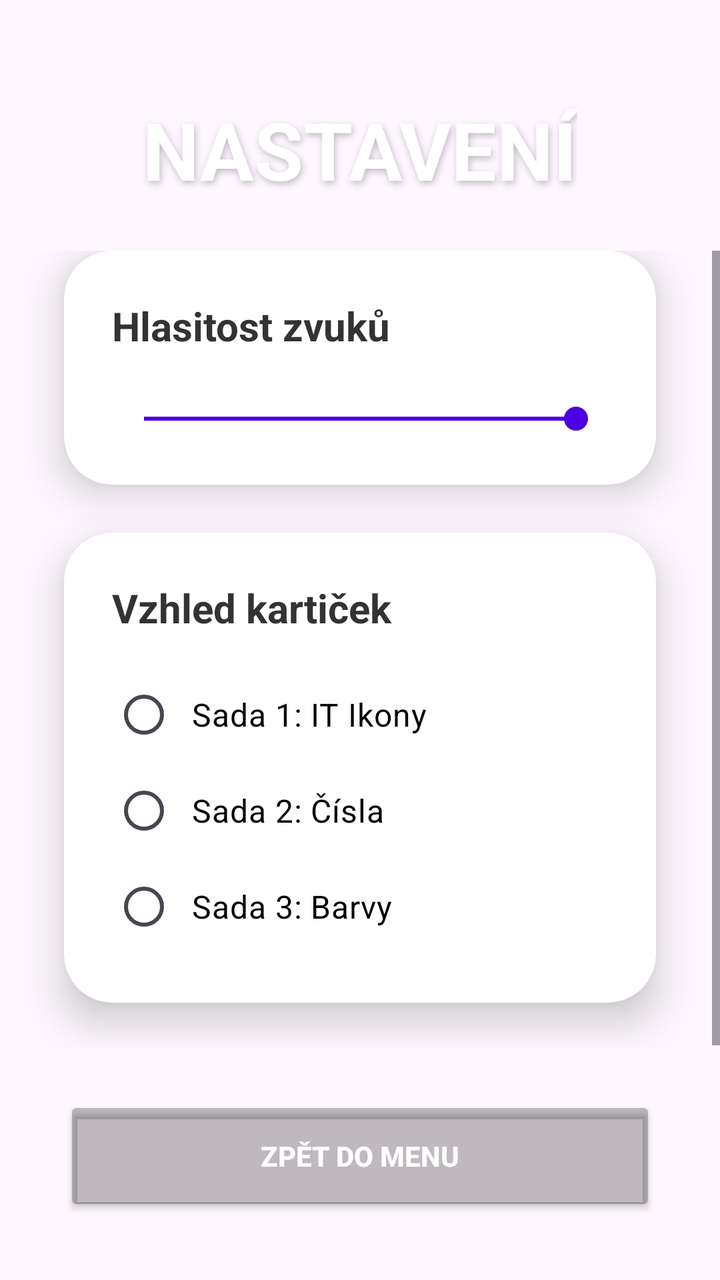
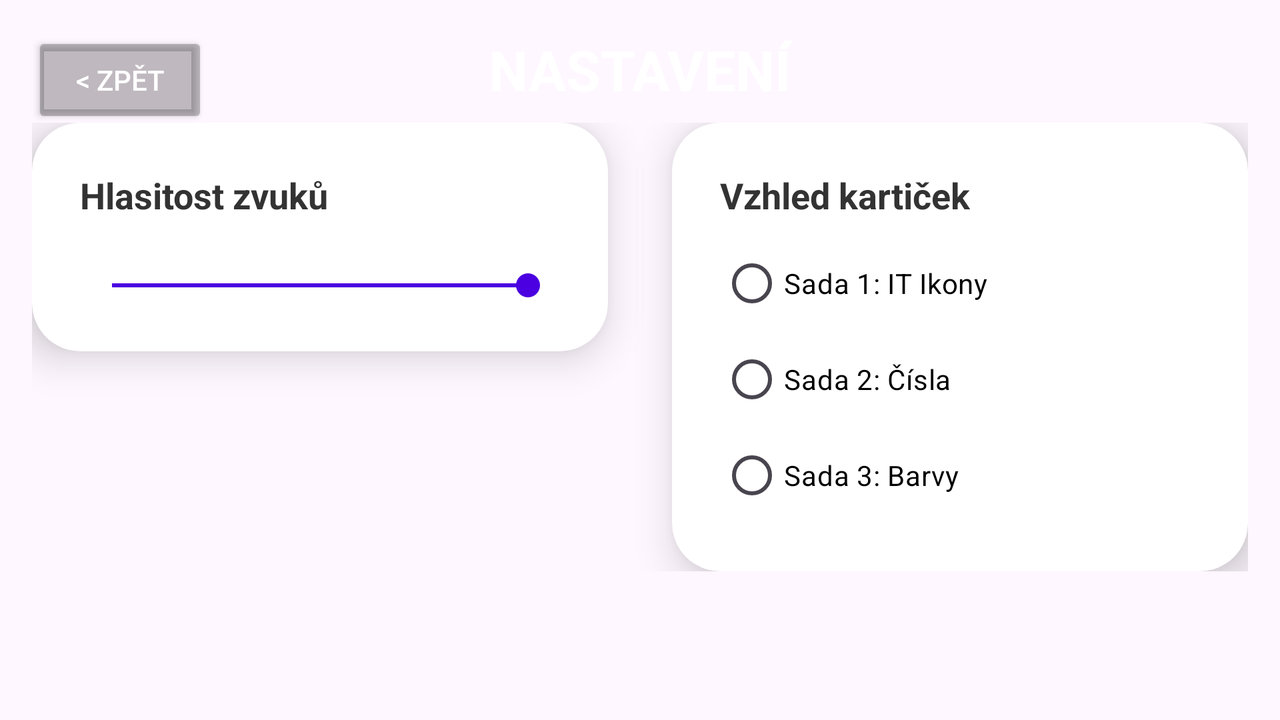

An Android layout and its configuration variant, each rendered on a device that would load it. The default file and the variant file are quoted in full after the pictures.
<!-- AndroidManifest.xml: application theme Theme.TrueeGame -->
<!-- res/layout/activity_settings.xml -->
<?xml version="1.0" encoding="utf-8"?>
<androidx.constraintlayout.widget.ConstraintLayout xmlns:android="http://schemas.android.com/apk/res/android"
    xmlns:app="http://schemas.android.com/apk/res-auto"
    android:id="@+id/main"
    android:layout_width="match_parent"
    android:layout_height="match_parent"
    android:background="@drawable/bg_gradient">

    <TextView
        android:id="@+id/tv_title"
        android:layout_width="wrap_content"
        android:layout_height="wrap_content"
        android:text="NASTAVENÍ"
        android:textColor="#FFFFFF"
        android:textSize="40sp"
        android:textStyle="bold"
        android:shadowColor="#40000000"
        android:shadowDx="2"
        android:shadowDy="4"
        android:shadowRadius="8"
        app:layout_constraintTop_toTopOf="parent"
        app:layout_constraintStart_toStartOf="parent"
        app:layout_constraintEnd_toEndOf="parent"
        android:layout_marginTop="48dp"/>

    <ScrollView
        android:layout_width="match_parent"
        android:layout_height="0dp"
        android:layout_marginTop="24dp"
        android:layout_marginBottom="24dp"
        app:layout_constraintTop_toBottomOf="@+id/tv_title"
        app:layout_constraintBottom_toTopOf="@+id/btn_back">

        <LinearLayout
            android:layout_width="match_parent"
            android:layout_height="wrap_content"
            android:orientation="vertical">

            <androidx.cardview.widget.CardView
                android:layout_width="match_parent"
                android:layout_height="wrap_content"
                android:layout_marginStart="32dp"
                android:layout_marginEnd="32dp"
                android:layout_marginBottom="24dp"
                app:cardBackgroundColor="@color/card_background"
                app:cardCornerRadius="24dp"
                app:cardElevation="12dp"> <LinearLayout
                android:layout_width="match_parent"
                android:layout_height="wrap_content"
                android:orientation="vertical"
                android:padding="24dp">

                <TextView
                    android:layout_width="wrap_content"
                    android:layout_height="wrap_content"
                    android:text="Hlasitost zvuků"
                    android:textSize="20sp"
                    android:textStyle="bold"
                    android:textColor="@color/text_primary"/> <SeekBar
                android:id="@+id/seekbar_volume"
                android:layout_width="match_parent"
                android:layout_height="wrap_content"
                android:layout_marginTop="24dp"
                android:max="100"
                android:progress="100"
                android:progressTint="#4A00E0"
                android:thumbTint="#4A00E0"/>
            </LinearLayout>
            </androidx.cardview.widget.CardView>

            <androidx.cardview.widget.CardView
                android:layout_width="match_parent"
                android:layout_height="wrap_content"
                android:layout_marginStart="32dp"
                android:layout_marginEnd="32dp"
                android:layout_marginBottom="24dp"
                app:cardBackgroundColor="@color/card_background"
                app:cardCornerRadius="24dp"
                app:cardElevation="12dp"> <LinearLayout
                android:layout_width="match_parent"
                android:layout_height="wrap_content"
                android:orientation="vertical"
                android:padding="24dp">

                <TextView
                    android:layout_width="wrap_content"
                    android:layout_height="wrap_content"
                    android:text="Vzhled kartiček"
                    android:textSize="20sp"
                    android:textStyle="bold"
                    android:textColor="@color/text_primary"/> <RadioGroup
                android:id="@+id/rg_card_sets"
                android:layout_width="match_parent"
                android:layout_height="wrap_content"
                android:layout_marginTop="16dp">

                <RadioButton
                    android:id="@+id/rb_set_1"
                    android:layout_width="match_parent"
                    android:layout_height="wrap_content"
                    android:text="Sada 1: IT Ikony"
                    android:textSize="16sp"
                    android:textColor="@color/text_radio"
                    android:padding="8dp"
                    android:buttonTint="#4A00E0"/> <RadioButton
                android:id="@+id/rb_set_2"
                android:layout_width="match_parent"
                android:layout_height="wrap_content"
                android:text="Sada 2: Čísla"
                android:textSize="16sp"
                android:textColor="@color/text_radio"
                android:padding="8dp"
                android:buttonTint="#4A00E0"/> <RadioButton
                android:id="@+id/rb_set_3"
                android:layout_width="match_parent"
                android:layout_height="wrap_content"
                android:text="Sada 3: Barvy"
                android:textSize="16sp"
                android:textColor="@color/text_radio"
                android:padding="8dp"
                android:buttonTint="#4A00E0"/> </RadioGroup>
            </LinearLayout>
            </androidx.cardview.widget.CardView>

        </LinearLayout>
    </ScrollView>

    <Button
        android:id="@+id/btn_back"
        android:layout_width="0dp"
        android:layout_height="60dp"
        android:text="Zpět do menu"
        android:backgroundTint="#40000000"
        android:textColor="#FFFFFF"
        android:textStyle="bold"
        app:cornerRadius="30dp"
        app:layout_constraintBottom_toBottomOf="parent"
        app:layout_constraintStart_toStartOf="parent"
        app:layout_constraintEnd_toEndOf="parent"
        android:layout_marginStart="32dp"
        android:layout_marginEnd="32dp"
        android:layout_marginBottom="32dp"/>

</androidx.constraintlayout.widget.ConstraintLayout>
<!-- resources referenced by this layout -->
<resources>
  <color name="card_background">#FFFFFF</color>
  <color name="text_primary">#333333</color>
  <color name="text_radio">#000000</color>
  <style name="Theme.TrueeGame" parent="Base.Theme.TrueeGame" />
  <style name="Base.Theme.TrueeGame" parent="Theme.Material3.DayNight.NoActionBar">
          
          
      </style>
</resources>
<!-- res/layout-land/activity_settings.xml (the author's variant of the layout above) -->
<!-- drawn on the phone turned sideways -->
<?xml version="1.0" encoding="utf-8"?>
<androidx.constraintlayout.widget.ConstraintLayout xmlns:android="http://schemas.android.com/apk/res/android"
    xmlns:app="http://schemas.android.com/apk/res-auto"
    android:id="@+id/main"
    android:layout_width="match_parent"
    android:layout_height="match_parent"
    android:background="@drawable/bg_gradient">

    <TextView
        android:id="@+id/tv_title"
        android:layout_width="wrap_content"
        android:layout_height="wrap_content"
        android:text="NASTAVENÍ"
        android:textColor="#FFFFFF"
        android:textSize="28sp"
        android:textStyle="bold"
        app:layout_constraintTop_toTopOf="parent"
        app:layout_constraintStart_toStartOf="parent"
        app:layout_constraintEnd_toEndOf="parent"
        android:layout_marginTop="16dp"/>

    <Button
        android:id="@+id/btn_back"
        android:layout_width="wrap_content"
        android:layout_height="wrap_content"
        android:text="&lt; Zpět"
        android:backgroundTint="#40000000"
        android:textColor="#FFFFFF"
        app:cornerRadius="20dp"
        app:layout_constraintStart_toStartOf="parent"
        app:layout_constraintTop_toTopOf="parent"
        android:layout_marginStart="16dp"
        android:layout_marginTop="16dp"/>

    <ScrollView
        android:layout_width="match_parent"
        android:layout_height="0dp"
        android:layout_marginTop="8dp"
        app:layout_constraintTop_toBottomOf="@+id/tv_title"
        app:layout_constraintBottom_toBottomOf="parent">

        <LinearLayout
            android:layout_width="match_parent"
            android:layout_height="wrap_content"
            android:orientation="horizontal"
            android:gravity="center_horizontal"
            android:paddingStart="16dp"
            android:paddingEnd="16dp"
            android:paddingBottom="24dp">

            <androidx.cardview.widget.CardView
                android:layout_width="0dp"
                android:layout_height="wrap_content"
                android:layout_weight="1"
                android:layout_marginEnd="16dp"
                app:cardBackgroundColor="@color/card_background"
                app:cardCornerRadius="24dp"
                app:cardElevation="12dp"> <LinearLayout
                android:layout_width="match_parent"
                android:layout_height="wrap_content"
                android:orientation="vertical"
                android:padding="24dp">
                <TextView
                    android:layout_width="wrap_content"
                    android:layout_height="wrap_content"
                    android:text="Hlasitost zvuků"
                    android:textSize="18sp"
                    android:textStyle="bold"
                    android:textColor="@color/text_primary"/> <SeekBar
                android:id="@+id/seekbar_volume"
                android:layout_width="match_parent"
                android:layout_height="wrap_content"
                android:layout_marginTop="24dp"
                android:max="100"
                android:progress="100"
                android:progressTint="#4A00E0"
                android:thumbTint="#4A00E0"/>
            </LinearLayout>
            </androidx.cardview.widget.CardView>

            <androidx.cardview.widget.CardView
                android:layout_width="0dp"
                android:layout_height="wrap_content"
                android:layout_weight="1"
                android:layout_marginStart="16dp"
                app:cardBackgroundColor="@color/card_background"
                app:cardCornerRadius="24dp"
                app:cardElevation="12dp"> <LinearLayout
                android:layout_width="match_parent"
                android:layout_height="wrap_content"
                android:orientation="vertical"
                android:padding="24dp">
                <TextView
                    android:layout_width="wrap_content"
                    android:layout_height="wrap_content"
                    android:text="Vzhled kartiček"
                    android:textSize="18sp"
                    android:textStyle="bold"
                    android:textColor="@color/text_primary"/> <RadioGroup
                android:id="@+id/rg_card_sets"
                android:layout_width="match_parent"
                android:layout_height="wrap_content"
                android:layout_marginTop="8dp">
                <RadioButton
                    android:id="@+id/rb_set_1"
                    android:layout_width="match_parent"
                    android:layout_height="wrap_content"
                    android:text="Sada 1: IT Ikony"
                    android:textColor="@color/text_radio"
                    android:buttonTint="#4A00E0"/> <RadioButton
                android:id="@+id/rb_set_2"
                android:layout_width="match_parent"
                android:layout_height="wrap_content"
                android:text="Sada 2: Čísla"
                android:textColor="@color/text_radio"
                android:buttonTint="#4A00E0"/> <RadioButton
                android:id="@+id/rb_set_3"
                android:layout_width="match_parent"
                android:layout_height="wrap_content"
                android:text="Sada 3: Barvy"
                android:textColor="@color/text_radio"
                android:buttonTint="#4A00E0"/> </RadioGroup>
            </LinearLayout>
            </androidx.cardview.widget.CardView>

        </LinearLayout>
    </ScrollView>

</androidx.constraintlayout.widget.ConstraintLayout>
